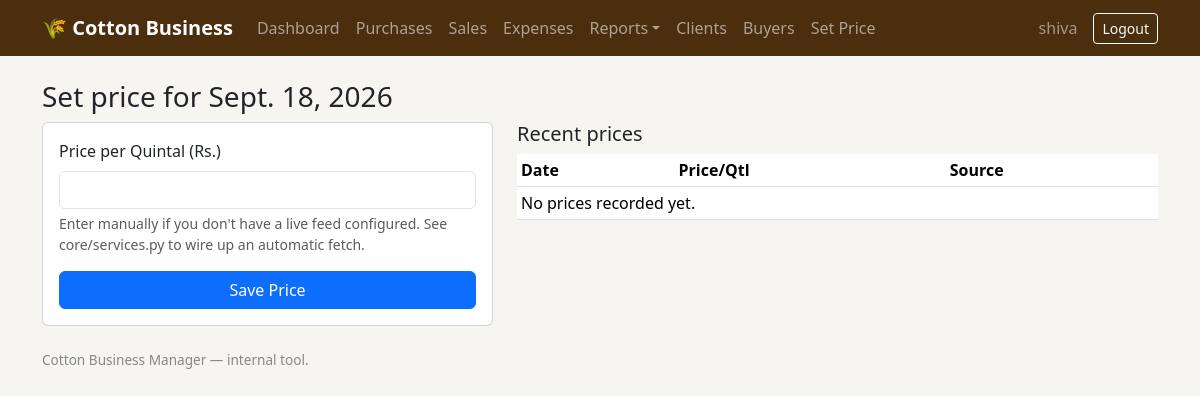
The app's page /price/set/ (signed in), older data.
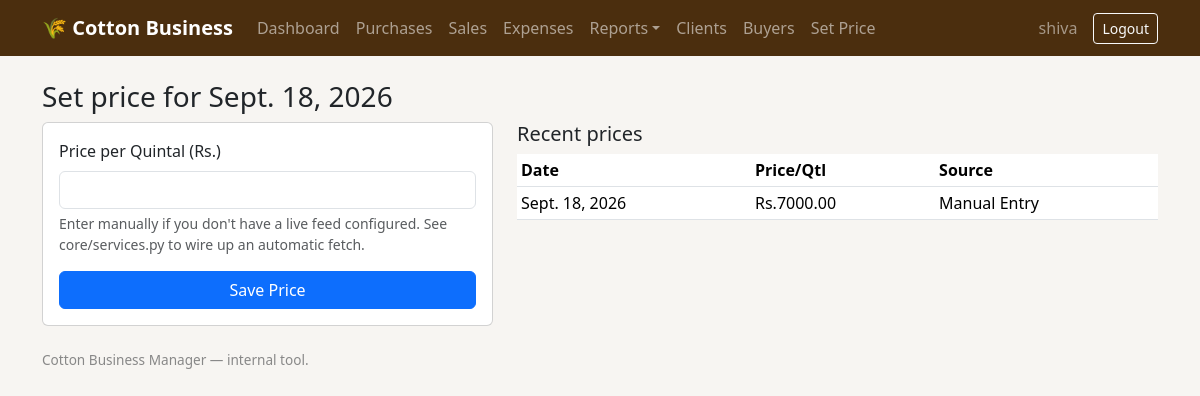
The same page, newer data.
### core/models.py (models this page shows, shortened)
class LivePrice(models.Model):
    SOURCE_CHOICES = [
        ("LIVE", "Fetched Live"),
        ("MANUAL", "Manual Entry"),
    ]
    date = models.DateField(default=timezone.now)
    price_per_quintal = models.DecimalField(max_digits=10, decimal_places=2)
    source = models.CharField(max_length=10, choices=SOURCE_CHOICES, default="MANUAL")
    fetched_at = models.DateTimeField(auto_now_add=True)
    class Meta:
        ordering = ["-date", "-fetched_at"]

### core/views.py (the view)
# urls.py: path("price/set/", views.set_today_price, name="set_today_price"),
@login_required
def set_today_price(request):
    today = timezone.localdate()
    if request.method == "POST":
        form = TodayPriceForm(request.POST)
        if form.is_valid():
            LivePrice.objects.create(
                date=today,
                price_per_quintal=form.cleaned_data["price_per_quintal"],
                source="MANUAL",
            )
            messages.success(request, f"Price for {today} saved.")
            return redirect("core:dashboard")
    else:
        form = TodayPriceForm()
    price_history = LivePrice.objects.all()[:15]
    return render(request, "core/set_price.html", {"form": form, "today": today, "price_history": price_history})

### core/forms.py
class TodayPriceForm(forms.ModelForm):
    class Meta:
        model = LivePrice
        fields = ["price_per_quintal"]
        widgets = {
            "price_per_quintal": forms.NumberInput(attrs={"step": "0.01", "class": "form-control"}),
        }

### core/templates/core/set_price.html (shortened to what this page needs)
{% extends "core/base.html" %}
{% block content %}
<h3>Set price for {{ today }}</h3>
<div class="row">
  <div class="col-md-5">
    <form method="post" class="card p-3">
      <div class="mb-3">
        <label class="form-label">Price per Quintal (Rs.)</label>
        {{ form.price_per_quintal }}
        <div class="form-text">Enter manually if you don't have a live feed configured. See core/services.py to wire up an automatic fetch.</div>
      </div>
      <button class="btn btn-primary">Save Price</button>
    </form>
  </div>
  <div class="col-md-7">
    <h5>Recent prices</h5>
    <table class="table table-sm">
      <thead><tr><th>Date</th><th>Price/Qtl</th><th>Source</th></tr></thead>
      <tbody>
      {% for p in price_history %}
        <tr><td>{{ p.date }}</td><td>Rs.{{ p.price_per_quintal }}</td><td>{{ p.get_source_display }}</td></tr>
      {% empty %}
        <tr><td colspan="3">No prices recorded yet.</td></tr>
      {% endfor %}
      </tbody>
    </table>
  </div>
</div>
{% endblock %}

Row changes from the older to the newer data that the page shows:
added LivePrice: date "Sept. 18, 2026", price_per_quintal "7000.00", source "Manual Entry"
Text that changed along with them:
text no longer shown: "No prices recorded yet."
